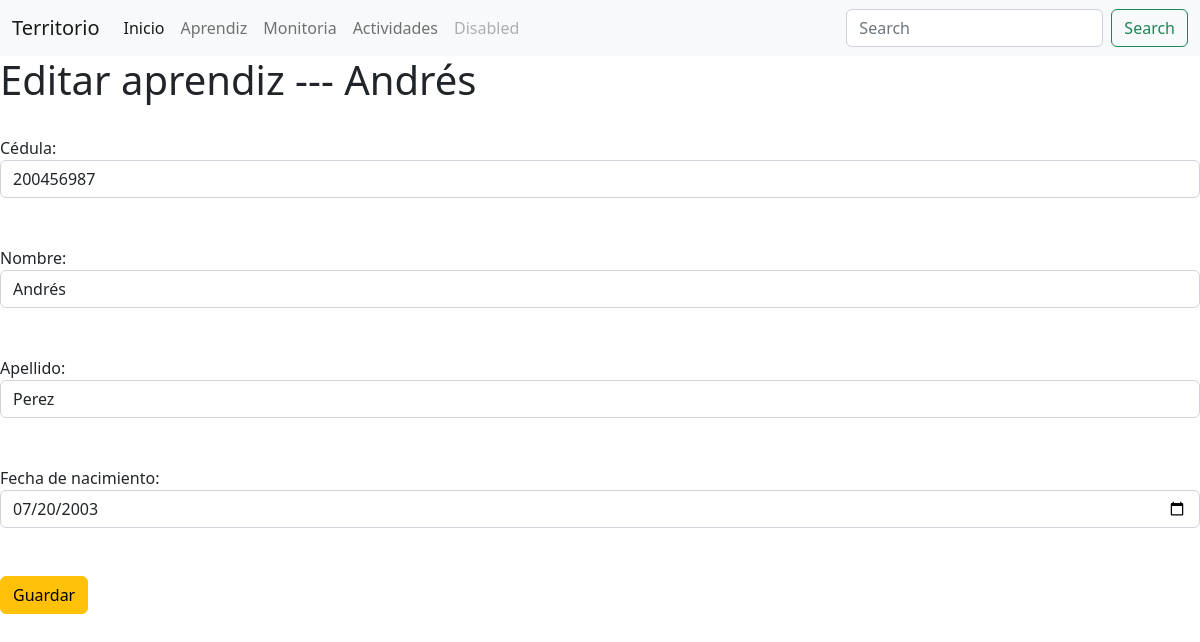
/territorio/editarApr/200456987, run on the app's committed database.
### territorio/models.py (models this page shows, shortened)
class Aprendiz(models.Model):
    cedula = models.IntegerField(primary_key=True)
    nombre = models.CharField(max_length=100, blank=True)
    apellido = models.CharField(max_length=100)
    fecha_nacimiento = models.DateField()

### territorio/views.py (the view)
# urls.py: path('editarApr/<int:id>', views.aprendizFormularioEditar, name="edit-aprend"),
def aprendizFormularioEditar(request, id):
    a = Aprendiz.objects.get(pk = id)
    contexto = {'datos': a}
    return render(request, 'territorio/aprendiz/editar_aprendiz.html', contexto)

### territorio/templates/territorio/aprendiz/editar_aprendiz.html (shortened to what this page needs)
{% extends 'territorio/base.html' %}
{% block body %}
    <h1>Editar aprendiz --- {{datos.nombre}}</h1>
    <form action="{% url 'territorio:actual_aprend' %}" method="post">
        <br/><label for="cedula">Cédula: </label>
        <input class="form-control" type="number" name="cedula" value="{{datos.cedula}}"><br/><br/>
        <label for="nombre">Nombre: </label>
        <input class="form-control" type="text" name="nombre" value="{{datos.nombre}}"><br/><br/>
        <label for="apellido">Apellido: </label>
        <input class="form-control" type="text" name="apellido" value="{{datos.apellido}}"><br/><br/>
        <label for="fecha_nacimiento">Fecha de nacimiento: </label>
        <input class="form-control" type="date" name="fecha_nacimiento" value="{{datos.fecha_nacimiento|date:'Y-m-d'}}"><br/><br/>
        <input class="btn btn-warning" type="submit" value="Guardar">
    </form>
{% endblock %}

### data on the page
Aprendiz: nombre "Andrés", cedula "200456987", apellido "Perez", fecha_nacimiento "07/20/2003"
